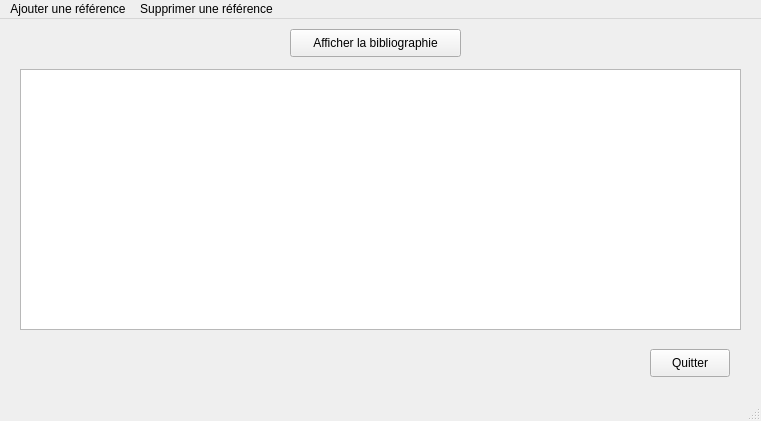
<?xml version="1.0" encoding="UTF-8"?>
<ui version="4.0">
 <class>InterfaceBibliographieClass</class>
 <widget class="QMainWindow" name="InterfaceBibliographieClass">
  <property name="geometry">
   <rect>
    <x>0</x>
    <y>0</y>
    <width>761</width>
    <height>421</height>
   </rect>
  </property>
  <property name="windowTitle">
   <string>MainWindow</string>
  </property>
  <widget class="QWidget" name="centralwidget">
   <widget class="QPushButton" name="Quitter">
    <property name="geometry">
     <rect>
      <x>650</x>
      <y>330</y>
      <width>80</width>
      <height>28</height>
     </rect>
    </property>
    <property name="text">
     <string>Quitter</string>
    </property>
   </widget>
   <widget class="QTextEdit" name="textEdit">
    <property name="geometry">
     <rect>
      <x>20</x>
      <y>50</y>
      <width>721</width>
      <height>261</height>
     </rect>
    </property>
   </widget>
   <widget class="QPushButton" name="pushButton_afficherBiblio">
    <property name="geometry">
     <rect>
      <x>290</x>
      <y>10</y>
      <width>171</width>
      <height>28</height>
     </rect>
    </property>
    <property name="text">
     <string>Afficher la bibliographie</string>
    </property>
   </widget>
  </widget>
  <widget class="QStatusBar" name="statusbar"/>
  <widget class="QMenuBar" name="menubar">
   <property name="geometry">
    <rect>
     <x>0</x>
     <y>0</y>
     <width>761</width>
     <height>25</height>
    </rect>
   </property>
   <widget class="QMenu" name="menuAjouter_une_r_f_rence">
    <property name="title">
     <string>Ajouter une référence</string>
    </property>
    <addaction name="actionOuvrage"/>
    <addaction name="actionJournal"/>
   </widget>
   <widget class="QMenu" name="menuSupprimer_une_r_f_rence">
    <property name="title">
     <string>Supprimer une référence</string>
    </property>
   </widget>
   <addaction name="menuAjouter_une_r_f_rence"/>
   <addaction name="menuSupprimer_une_r_f_rence"/>
  </widget>
  <action name="actionOuvrage">
   <property name="text">
    <string>Ajouter un ouvrage</string>
   </property>
  </action>
  <action name="actionJournal">
   <property name="text">
    <string>Ajouter un journal</string>
   </property>
  </action>
 </widget>
 <resources/>
 <connections>
  <connection>
   <sender>Quitter</sender>
   <signal>clicked()</signal>
   <receiver>InterfaceBibliographieClass</receiver>
   <slot>close()</slot>
   <hints>
    <hint type="sourcelabel">
     <x>409</x>
     <y>218</y>
    </hint>
    <hint type="destinationlabel">
     <x>399</x>
     <y>299</y>
    </hint>
   </hints>
  </connection>
 </connections>
</ui>
